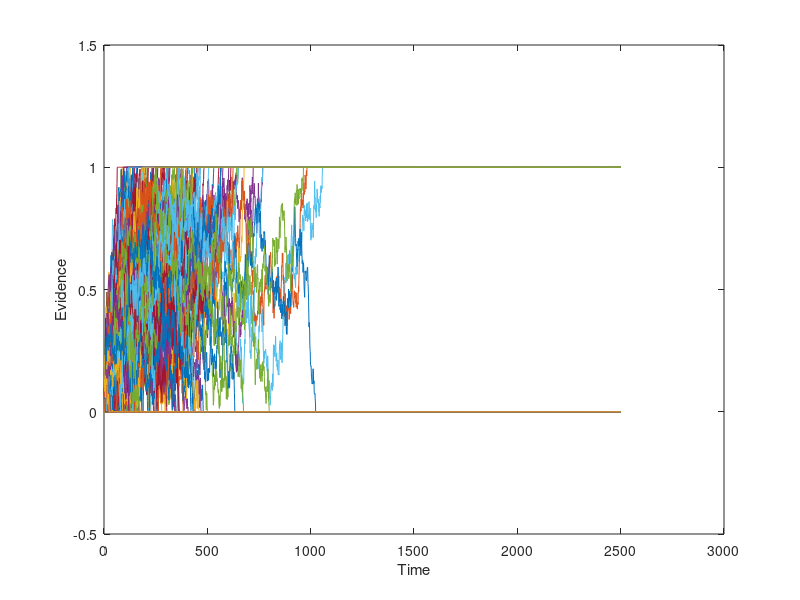
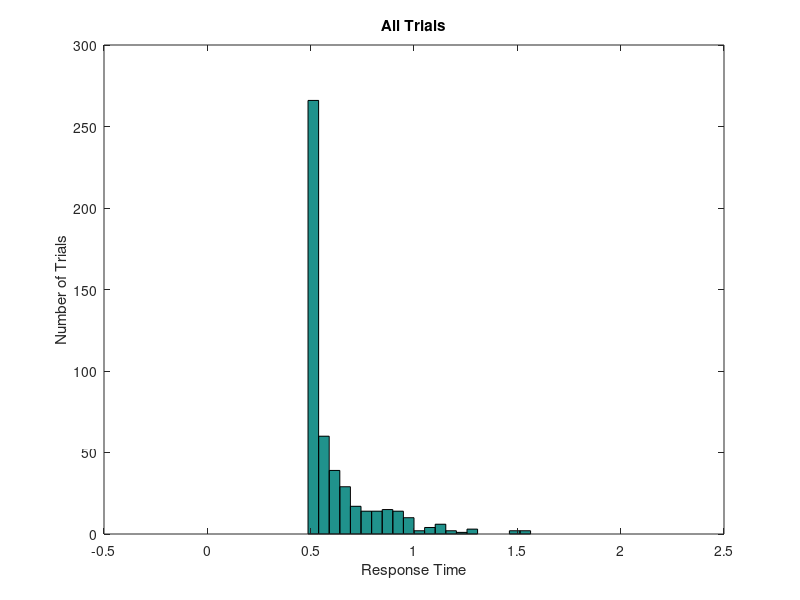

MATLAB code for these plots, in order: (Note: this script raises an error after producing the figures.)
clear; close all; clc;

%fix step size
dt = 0.001;
%parameter 
ndt = 0.5; %NON-DECISION TIME
mu = 0.5;  %BY CONVENTION MU MUST BE POSITIVE 
sd = 1;   %THIS IS VARIABILITY WITHIN THE WALK.  KEEP FIXED AT 1. 
nsteps = 2500; %MAX LENGTH OF WALK.  INCREASE TILL WARNING GOES AWAY
ntrials = 500; %NUMBER OF RUNS
criterion = 1; %CORRECT BOUNDARY LOCATION, INCORRECT IS ZERO 
beta = 0.1; % NORMALIZED BIAS
bias = beta*criterion; %ACTUAL BIAS
%set random number seed 
rng(19680104);
%OUTPUT VARIABLES
sample = zeros(1,nsteps+1);   %This is a single random draw from normal distribution
path = zeros(ntrials,nsteps+1); %This is all the random walks
rt = zeros(ntrials,1);  %These are the rts across trials 
correct = zeros(ntrials,1); %This is accuracy data. ZERO IS WRONG, ONE IS RIGHT
%LOOP OVER ntrials.  
for j = 1:ntrials
    goodpath = 0;
    while goodpath == 0
        draw = normrnd(mu*dt,sd*sqrt(dt),[1,nsteps]);  %DRAW A WALK
        sample(1) = bias; %START AT BIAS
        sample(2:nsteps+1) = draw; 
        walk = cumsum(sample); %SUM THE WALK.   
        crossbnd = find((walk > criterion) |(walk < 0)); %TEST BOTH BOUNDARIES  
        if ~isempty(crossbnd) %TEST IF IT CROSSED ONE OF THE BOUNDARIES AT LEAST
            goodpath = 1; %WALK IS GOOD, SET TO 1 TO EXIT WHILE LOOP
            path(j,:) = walk; %SAVE THE WALK
        else
            display('Bad Walk') %NOTIFY BAD WALK AND DRAW AGAIN LOWER
        end;
    end;
    rt(j) = crossbnd(1);  %RT IS FIRST CROSSING
    if path(j,rt(j)) > criterion  %TEST IF CORRECT
        path(j,rt(j):end) = criterion; %SET THE REST OF WALK TO BOUNDARY
        correct(j) = 1; %INDICATE CORRECT TRIAL
    else %TRIALIS INCORRECT
        path(j,rt(j):end) = 0; %SET THE REST OF WALK TO ZERO. 
    end; 
    %Add Non-decision time
    rt(j) = rt(j) + ndt/dt;	
end

%compute accuracy
accuracy = mean(correct);  %COMPUTER FRACTION CORRECT
%convert rt to milliseconds
rt = rt*dt;
%plot all the random walks. 
figure
plot(path');
xlabel('Time')
ylabel('Evidence')
set(gca,'YLim',[-0.5 criterion+0.5])
%Make a histogram of all random walks. 
figure  
bins = linspace(0,2,40);  
hist(rt,bins);
xlabel('Response Time')
ylabel('Number of Trials')
title('All Trials')
%Make a histogram separating correct from incorrect 
errorrt = rt(find(correct == 0));  % THIS IS JUST THE INCORRECT TRIALS
correctrt = rt(find(correct == 1)); %THIS IS JUST THE CORRECT TRIALS
figure
[n1,x] = hist(errorrt, bins); 
[n2,x] = hist(correctrt, bins);
h = bar(x,[n1; n2]);
legend('Error', 'Correct');

xlabel('Response Time')
ylabel('Number of Trials')
title('Correct vs Error Trials')
